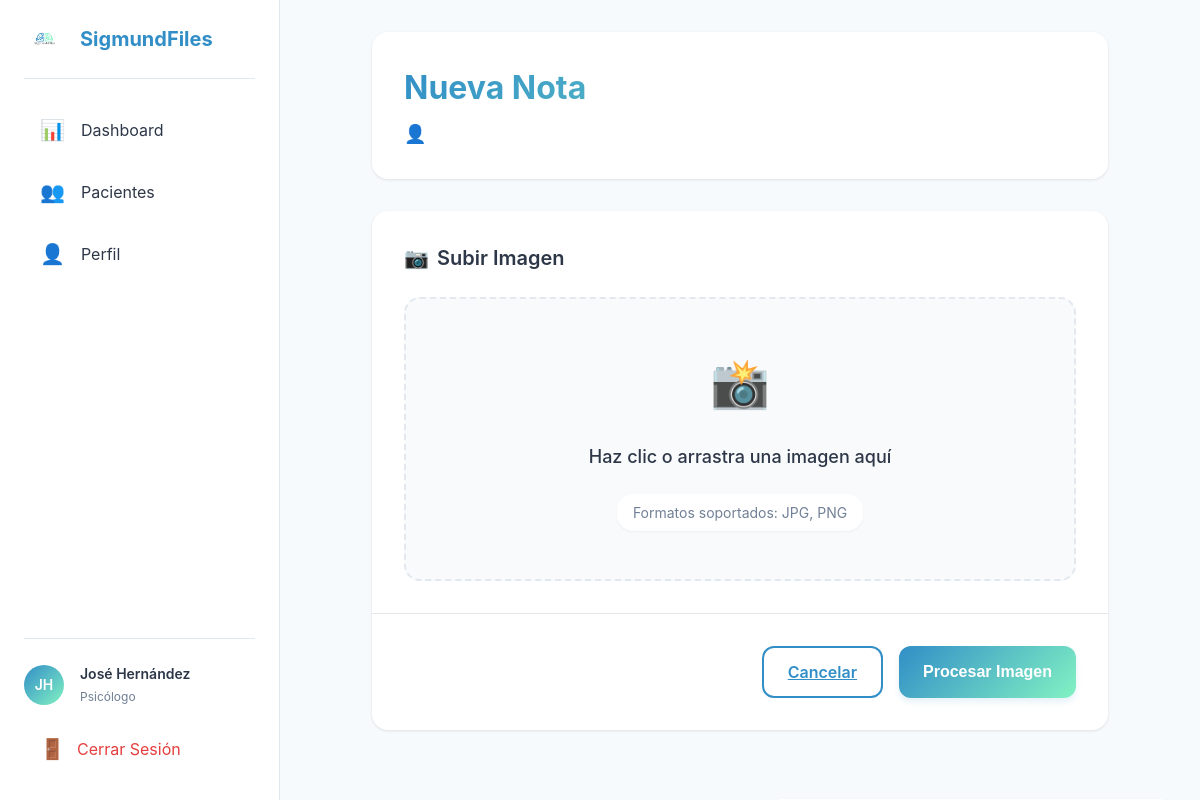
/patients/1/notes/create/ (signed in), run on the app's committed database.
### accounts/models.py (models this page shows, shortened)
class Psychologist(AbstractUser):
    professional_license = models.CharField(max_length=50, unique=True)
    institution = models.CharField(max_length=200, blank=True)
    updated_at = models.DateTimeField(auto_now=True)
    history = HistoricalRecords()
    email = models.EmailField(unique=True)
    USERNAME_FIELD = 'email'
    REQUIRED_FIELDS = ['username']  # username sigue siendo requerido por AbstractUser
    class Meta:
        verbose_name = 'Psychologist'
        verbose_name_plural = 'Psychologists'

### patients/views/notes.py (the view, shortened to what this page needs)
# urls.py: path('<int:pk>/notes/create/', notes.NoteCreateView.as_view(), name='note_create'),
class NoteCreateView(LoginRequiredMixin, CreateView):
    model = HandwrittenNote
    form_class = HandwrittenNoteForm
    template_name = 'patients/notes/create.html'
    def get_context_data(self, **kwargs):
        context = super().get_context_data(**kwargs)
        context['patient'] = get_object_or_404(Patient, pk=self.kwargs['pk'])
        return context

### templates/patients/notes/create.html (shortened to what this page needs)
{% extends "base_dashboard.html" %}
{% load static %}
{% block content %}
<div class="note-form-container">
    <div class="note-form-header">
        <h1 class="note-form-title">Nueva Nota</h1>
        <p class="note-form-subtitle">{{ patient.get_full_name }}</p>
    </div>
    <form method="POST" enctype="multipart/form-data" class="note-form">
        <div class="form-section">
            <h2 class="form-section-title">Subir Imagen</h2>
            <div class="image-upload-area" id="imageUploadArea">
                <div class="upload-placeholder">
                    <span class="upload-icon">📸</span>
                    <p class="upload-text">Haz clic o arrastra una imagen aquí</p>
                    <span class="upload-hint">Formatos soportados: JPG, PNG</span>
                </div>
            </div>
        </div>
        <div class="form-actions">
            <a href="{% url 'patient_notes' patient.pk %}" class="btn btn-outline">
                Cancelar
            </a>
            <button type="submit" class="btn btn-primary">
                Procesar Imagen
            </button>
        </div>
    </form>
</div>
{% endblock %}

### templates/base_dashboard.html (shortened to what this page needs)
<!DOCTYPE html>
<html lang="es">
<head>
    {% load static %}
    <link rel="stylesheet" href="{% static 'css/base.css' %}">
    <link rel="stylesheet" href="{% static 'css/components/buttons.css' %}">
    <link rel="stylesheet" href="{% static 'css/components/forms.css' %}">
    <link rel="stylesheet" href="{% static 'css/components/mobile-nav.css' %}">
    <link rel="stylesheet" href="{% static 'css/sidebar.css' %}">
    <link rel="stylesheet" href="{% static 'css/profile.css' %}">
    <link rel="stylesheet" href="{% static 'css/patients/detail.css' %}">
    <link rel="stylesheet" href="{% static 'css/patients/list.css' %}">
    <link rel="stylesheet" href="{% static 'css/components/loading.css' %}">
    <link rel="stylesheet" href="{% static 'css/patients/notes/notes.css' %}">
</head>
<body>
    <div class="layout has-sidebar">
        <aside class="sidebar" id="sidebar">
            <div class="sidebar-header">
                <img src="{% static 'img/logo.png' %}" alt="SigmundFiles Logo" class="sidebar-logo">
                <h1>SigmundFiles</h1>
            </div>
            <nav class="sidebar-nav">
                <a href="{% url 'dashboard' %}" class="nav-item {% if request.resolver_match.url_name == 'dashboard' %}active{% endif %}">
                    <span class="nav-icon">📊</span>
                    <span>Dashboard</span>
                </a>
                <a href="{% url 'patient_list' %}" class="nav-item {% if 'patient' in request.resolver_match.url_name %}active{% endif %}">
                    <span class="nav-icon">👥</span>
                    <span>Pacientes</span>
                </a>
                <a href="{% url 'profile' %}" class="nav-item {% if 'profile' in request.resolver_match.url_name %}active{% endif %}">
                    <span class="nav-icon">👤</span>
                    <span>Perfil</span>
                </a>
            </nav>
            <div class="sidebar-footer">
                <div class="user-info">
                    <div class="user-avatar">
                        {{ user.first_name|make_list|first }}{{ user.last_name|make_list|first }}
                    </div>
                    <div class="user-details">
                        <p class="user-name">{{ user.get_full_name }}</p>
                        <p class="user-role">Psicólogo</p>
                    </div>
                </div>
                <a href="{% url 'logout' %}" class="logout-btn">
                    <span class="nav-icon">🚪</span>
                    <span>Cerrar Sesión</span>
                </a>
            </div>
        </aside>
        <main class="main-content">
            {% block content %}{% endblock %}
        </main>
    </div>
</body>
</html>

### static/css/base.css (style rules this page uses)
:root { --primary-blue: #328ec7; --primary-mint: #82f2c2; --text-dark: #2d3748; --text-light: #718096; --white: #ffffff; --error: #e53e3e; --gradient: linear-gradient(135deg, var(--primary-blue) 0%, var(--primary-mint) 100%); --sidebar-width: 280px; }
* { margin: 0; padding: 0; box-sizing: border-box; }
body { font-family: 'Inter', system-ui, -apple-system, sans-serif; color: var(--text-dark); line-height: 1.5; background-color: #f7fafc; min-height: 100vh; }
.layout { min-height: 100vh; display: flex; }
.main-content { flex: 1; min-width: 0; margin-left: var(--sidebar-width); background: #f7fafc; min-height: 100vh; width: calc(100% - var(--sidebar-width)); }

### static/css/components/buttons.css (style rules this page uses)
.btn { display: inline-block; padding: 0.75rem 1.25rem; font-weight: 600; text-align: center; border-radius: 0.75rem; transition: all 0.2s ease; cursor: pointer; border: none; font-size: 0.875rem; width: auto; }
.btn-primary { background: var(--gradient); color: var(--white); box-shadow: 0 4px 6px rgba(50, 142, 199, 0.12); }
.btn-outline { border: 2px solid var(--primary-blue); color: var(--primary-blue); background: transparent; }
@media (min-width: 640px) { .btn { padding: 0.875rem 1.5rem; font-size: 1rem; } }

### static/css/sidebar.css (style rules this page uses)
.sidebar { background: var(--white); border-right: 1px solid #e2e8f0; padding: 1.5rem; display: flex; flex-direction: column; position: fixed; width: var(--sidebar-width); height: 100vh; overflow-y: auto; left: 0; top: 0; z-index: 50; transition: transform 0.3s ease; }
.sidebar-header { display: flex; align-items: center; gap: 1rem; padding-bottom: 1.5rem; border-bottom: 1px solid #e2e8f0; margin-bottom: 1.5rem; }
.sidebar-logo { width: 40px; height: auto; }
.sidebar-header h1 { font-size: 1.25rem; font-weight: 700; color: var(--primary-blue); margin: 0; }
.sidebar-nav { flex: 1; display: flex; flex-direction: column; gap: 0.5rem; }
.nav-item { display: flex; align-items: center; gap: 1rem; padding: 0.75rem 1rem; border-radius: 0.75rem; color: var(--text-dark); text-decoration: none; transition: all 0.2s ease; }
.nav-icon { font-size: 1.25rem; }
.sidebar-footer { padding-top: 1.5rem; border-top: 1px solid #e2e8f0; margin-top: auto; }
.user-info { display: flex; align-items: center; gap: 1rem; margin-bottom: 1rem; }
.user-avatar { width: 40px; height: 40px; border-radius: 50%; background: var(--gradient); display: flex; align-items: center; justify-content: center; color: var(--white); font-weight: 600; font-size: 0.875rem; }
.user-details { flex: 1; min-width: 0; }
.user-name { font-weight: 600; color: var(--text-dark); font-size: 0.875rem; margin: 0; white-space: nowrap; overflow: hidden; text-overflow: ellipsis; }
.user-role { color: var(--text-light); font-size: 0.75rem; margin: 0.25rem 0 0 0; }
.logout-btn { display: flex; align-items: center; gap: 0.75rem; padding: 0.75rem 1rem; border-radius: 0.75rem; color: #e53e3e; text-decoration: none; transition: all 0.2s ease; margin-top: 0.5rem; }

### data on the page
Psychologist: first_name|make_list "J", last_name|make_list "H", get_full_name "José Hernández"
